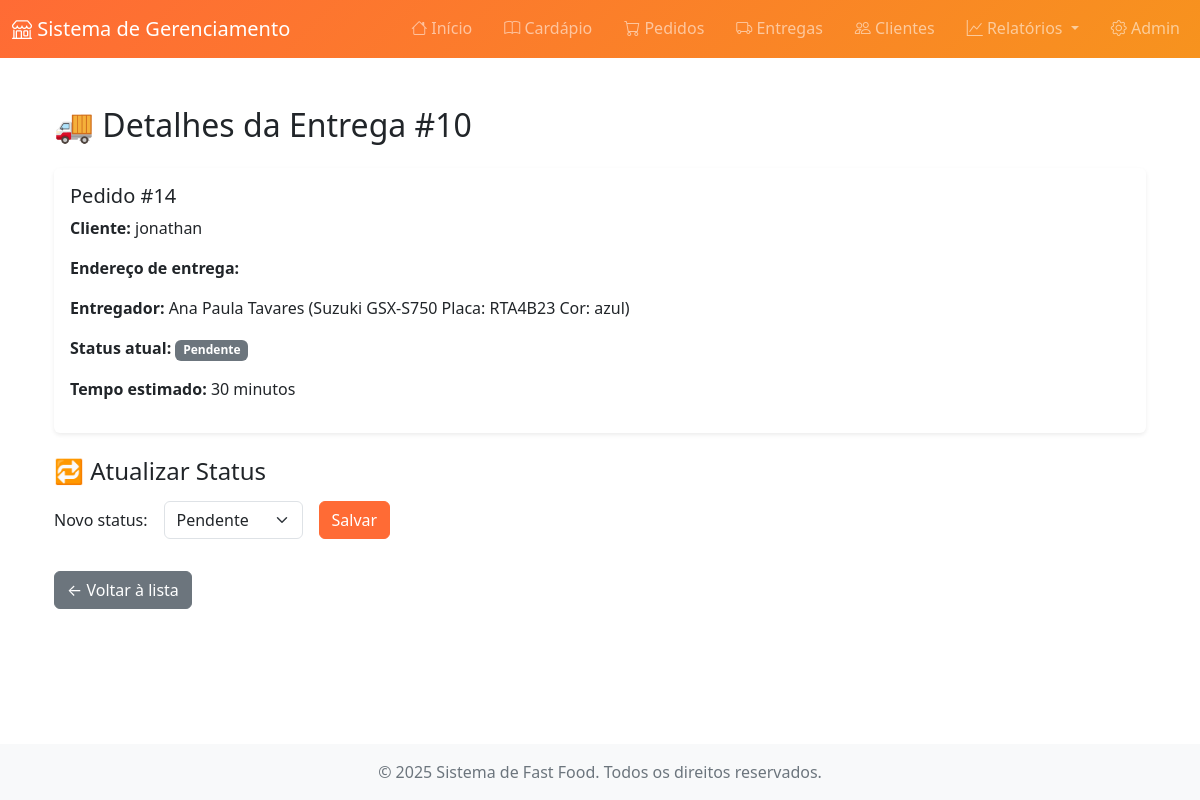
Screenshot of /entregas/10/ with the database file from the repository.
### delivery/models.py (models this page shows, shortened)
class Delivery(models.Model):
    STATUS_CHOICES = [
        ('PENDING', 'Pendente'),
        ('ASSIGNED', 'Atribuída'),
        ('IN_TRANSIT', 'Em Trânsito'),
        ('DELIVERED', 'Entregue'),
        ('FAILED', 'Falhou'),
    ]
    order = models.OneToOneField(Order, on_delete=models.CASCADE, verbose_name='Pedido')
    delivery_person = models.ForeignKey(
        DeliveryPerson,
        on_delete=models.SET_NULL,
        null=True,
        blank=True,
        verbose_name='Entregador'
    )
    status = models.CharField('Status', max_length=20, choices=STATUS_CHOICES, default='PENDING')
    delivery_address = models.TextField('Endereço de Entrega')
    estimated_time = models.IntegerField('Tempo Estimado (minutos)', default=30)
    actual_delivery_time = models.DateTimeField('Hora da Entrega', null=True, blank=True)
    notes = models.TextField('Observações', blank=True)
    created_at = models.DateTimeField('Criado em', auto_now_add=True)
    updated_at = models.DateTimeField('Atualizado em', auto_now=True)
    class Meta:
        verbose_name = 'Entrega'
        verbose_name_plural = 'Entregas'
        ordering = ['-created_at']

class DeliveryPerson(models.Model):
    STATUS_CHOICES = [
        ('AVAILABLE', 'Disponível'),
        ('BUSY', 'Ocupado'),
        ('OFFLINE', 'Offline'),
    ]
    name = models.CharField('Nome', max_length=200)
    phone = models.CharField('Telefone', max_length=20)
    vehicle = models.CharField('Veículo', max_length=100)
    status = models.CharField('Status', max_length=20, choices=STATUS_CHOICES, default='AVAILABLE')
    created_at = models.DateTimeField('Criado em', auto_now_add=True)
    class Meta:
        verbose_name = 'Entregador'
        verbose_name_plural = 'Entregadores'
        ordering = ['name']

### orders/models.py (models this page shows, shortened)
class Order(models.Model):
    STATUS_CHOICES = [
        ('PENDING', 'Pendente'),
        ('PREPARING', 'Em Preparação'),
        ('READY', 'Pronto para Entrega'),
        ('DELIVERED', 'Entregue'),
        ('CANCELLED', 'Cancelado'),
    ]
    customer = models.ForeignKey(Customer, on_delete=models.CASCADE, verbose_name='Cliente')
    status = models.CharField('Status', max_length=20, choices=STATUS_CHOICES, default='PENDING')
    total_price = models.DecimalField('Preço Total', max_digits=10, decimal_places=2, default=0)
    notes = models.TextField('Observações', blank=True)
    created_at = models.DateTimeField('Criado em', auto_now_add=True)
    updated_at = models.DateTimeField('Atualizado em', auto_now=True)
    class Meta:
        verbose_name = 'Pedido'
        verbose_name_plural = 'Pedidos'
        ordering = ['-created_at']

### customers/models.py (models this page shows, shortened)
class Customer(models.Model):
    name = models.CharField('Nome', max_length=200)
    phone = models.CharField('Telefone', max_length=20)
    email = models.EmailField('E-mail', blank=True)
    address = models.TextField('Endereço')
    loyalty_points = models.IntegerField('Pontos de Fidelidade', default=0)
    referred_by = models.ForeignKey(
        'self',
        on_delete=models.SET_NULL,
        null=True,
        blank=True,
        verbose_name='Indicado por'
    )
    created_at = models.DateTimeField('Criado em', auto_now_add=True)
    class Meta:
        verbose_name = 'Cliente'
        verbose_name_plural = 'Clientes'
        ordering = ['name']

### delivery/views.py (the view)
# urls.py: path('<int:pk>/', views.delivery_detail, name='detail'),
def delivery_detail(request, pk):
    delivery = get_object_or_404(Delivery, pk=pk)
    context = {'delivery': delivery}
    return render(request, 'delivery/delivery_detail.html', context)

### templates/delivery/delivery_detail.html (shortened to what this page needs)
{% extends 'base.html' %}
{% load static %}
{% block content %}
<div class="container mt-5">
    <h2 class="mb-4">🚚 Detalhes da Entrega #{{ delivery.id }}</h2>
    <div class="card shadow-sm mb-4">
        <div class="card-body">
            <h5 class="card-title">Pedido #{{ delivery.order.id }}</h5>
            <p><strong>Cliente:</strong> {{ delivery.order.customer.name }}</p>
            <p><strong>Endereço de entrega:</strong> {{ delivery.delivery_address }}</p>
            <p><strong>Entregador:</strong>
                {% if delivery.delivery_person %}
                    {{ delivery.delivery_person.name }} ({{ delivery.delivery_person.vehicle }})
                {% else %}
                    <em>Não atribuído</em>
                {% endif %}
            </p>
            <p><strong>Status atual:</strong>
                <span class="badge
                    {% if delivery.status == 'PENDING' %}bg-secondary
                    {% elif delivery.status == 'ASSIGNED' %}bg-warning text-dark
                    {% elif delivery.status == 'IN_TRANSIT' %}bg-info
                    {% elif delivery.status == 'DELIVERED' %}bg-success
                    {% elif delivery.status == 'FAILED' %}bg-danger
                    {% endif %}
                ">
                    {{ delivery.get_status_display }}
                </span>
            </p>
            <p><strong>Tempo estimado:</strong> {{ delivery.estimated_time }} minutos</p>
        </div>
    </div>
    <h4 class="mb-3">🔁 Atualizar Status</h4>
    <form method="post" action="{% url 'delivery:update_status' delivery.id %}">
        <div class="row g-3 align-items-center mb-3">
            <div class="col-auto">
                <label for="status" class="col-form-label">Novo status:</label>
            </div>
            <div class="col-auto">
                <select name="status" id="status" class="form-select">
                    {% for value, label in delivery.STATUS_CHOICES %}
                        <option value="{{ value }}" {% if delivery.status == value %}selected{% endif %}>
                            {{ label }}
                        </option>
                    {% endfor %}
                </select>
            </div>
            <div class="col-auto">
                <button type="submit" class="btn btn-primary">Salvar</button>
            </div>
        </div>
    </form>
    <a href="{% url 'delivery:list' %}" class="btn btn-secondary mt-3">← Voltar à lista</a>
</div>
{% endblock %}

### templates/base.html (style rules this page uses)
:root { --primary-color: #ff6b35; --secondary-color: #f7931e; --dark-color: #2c3e50; }
.btn-primary { background-color: var(--primary-color); border-color: var(--primary-color); }
.card { border: none; box-shadow: 0 2px 10px rgba(0,0,0,0.1); transition: transform 0.2s; }

### rows the page displays
Delivery: id "10", order.id "14", order.customer.name "jonathan", delivery_person.name "Ana Paula Tavares", delivery_person.vehicle "Suzuki GSX-S750 Placa: RTA4B23 Cor: azul", status "Pendente", estimated_time "30"
